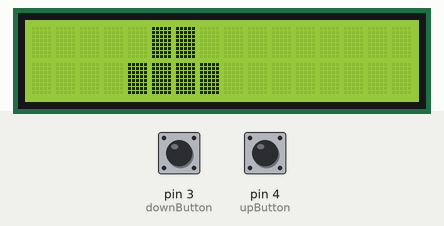
This sketch was run on a simulated Arduino Uno, built with avr-gcc and run on an emulated ATmega328P. Parts: 16×2 character LCD. The test bench sets the inputs (shaded band); at power-on: pin 3 (downButton) HIGH, pin 4 (upButton) LOW. The local clock reads 2024-03-15 10:24:30 at power-on unless the sketch sets it; what the sketch prints to the serial monitor is not drawn.

Above: at 1.3 s.
1.4 s: pin 3 (downButton) pulled LOW for 3.2 s
At 5.7 s:
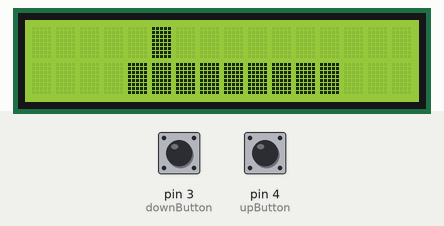
6.1 s: pin 3 (downButton) pulled LOW for 0.75 s
At 7.2 s:
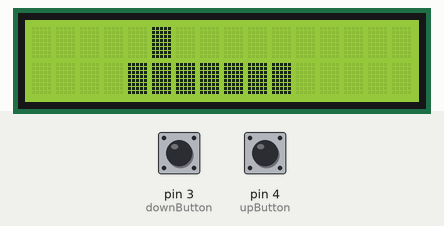
8.3 s: pin 3 (downButton) pulled LOW for 1 s
At 9.0 s:
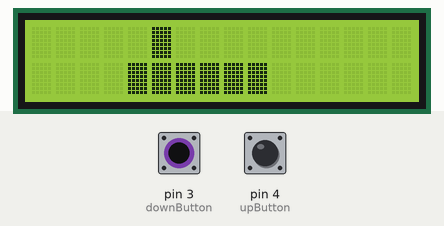
10.8 s: pin 3 (downButton) pulled LOW for 3.2 s
At 14.7 s:
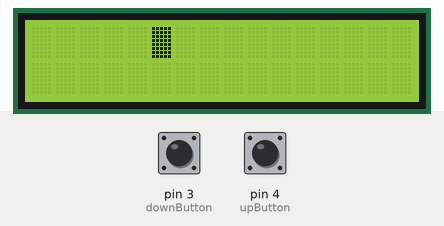
Timing chart, 0 to 16.2 s (numbered marks = the images above; inputs shaded):
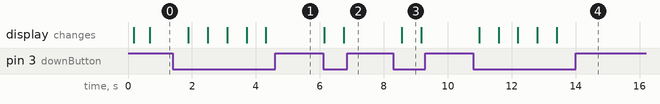

The sketch:

lcd_buttons.ino
```cpp
/*
 * Connections
 * connect SDA of the RTC with A4
 * connect SCL of the RTC with A5
 */

#include <LiquidCrystal.h>
#include <Wire.h>
#include <RtcDS1307.h>
#include <DS1307RTC.h>
RtcDS1307<TwoWire> Rtc(Wire);

unsigned min_dig1;
unsigned min_dig2;

//initalize buttons
const int downButton = 3;
const int upButton = 4;
int downState = 0;
int upState = 0;

//RTC
int varMin = 0;
int varHr = 0;
int varSec = 0;
int vardd = 0;
int varmm = 0;
int varyy = 0;
int hours = 0;
int Minutes = 0;

// for the 16x2 LCD
#define rs A0
#define en A1
#define d4 6
#define d5 7
#define d6 8
#define d7 9

// initialize the library with the numbers of the interface pins
LiquidCrystal lcd(rs, en, d4, d5, d6, d7);

void setup ()
{   //setup buttons
    pinMode(downButton, INPUT);
    pinMode(upButton, INPUT);

    //setup lcd
    lcd.begin(16, 2);

    //setup rtc
    Serial.begin(57600);

    Serial.print("compiled: ");
    Serial.print(__DATE__);
    Serial.println(__TIME__);

    Rtc.Begin();
    delay(100);
    RtcDateTime compiled = RtcDateTime(__DATE__, __TIME__);
    printDateTime(compiled);
    Serial.println();

    if (!Rtc.IsDateTimeValid())
    {
        if (Rtc.LastError() != 0)
        {
            Serial.print("RTC communications error = ");
            Serial.println(Rtc.LastError());
        }
        else
        {
            Serial.println("RTC lost confidence in the DateTime!");
            Rtc.SetDateTime(compiled);
        }
    }

    if (!Rtc.GetIsRunning())
    {
        Serial.println("RTC was not actively running, starting now");
        Rtc.SetIsRunning(true);
    }

    RtcDateTime now = Rtc.GetDateTime();
    if (now < compiled)
    {
        Serial.println("RTC is older than compile time!  (Updating DateTime)");
        Rtc.SetDateTime(compiled);
    }
    else if (now > compiled)
    {
        Serial.println("RTC is newer than compile time. (this is expected)");
    }
    else if (now == compiled)
    {
        Serial.println("RTC is the same as compile time! (not expected but all is fine)");
    }

    //clear RTC
    Rtc.SetSquareWavePin(DS1307SquareWaveOut_Low);
}

void loop ()
{
    delay(500);
    if (!Rtc.IsDateTimeValid())
    {
        if (Rtc.LastError() != 0)
        {
            Serial.print("RTC communications error = ");
            Serial.println(Rtc.LastError());
        }
        else
        {
            Serial.println("RTC lost confidence in the DateTime!");
        }
    }

    RtcDateTime now = Rtc.GetDateTime();

    printDateTime(now);
    Serial.println();

    delay(100);
}

#define countof(a) (sizeof(a) / sizeof(a[0]))

void printDateTime(const RtcDateTime& dt)
{
    char datestring[20];
    String meridiem = " am";
    snprintf_P(datestring,
            countof(datestring),
            PSTR("%02u/%02u/%04u %02u:%02u:%02u"),
            varmm = dt.Month(),
            vardd = dt.Day(),
            varyy = dt.Year(),
            varHr = dt.Hour(),
            varMin = dt.Minute(),
            varSec = dt.Second() );
    Serial.print(datestring);
    Serial.print(meridiem);
    Serial.print(" ");

  downState = digitalRead(downButton);
  upState = digitalRead(upButton);
  Serial.println(downState);

  if (downState == LOW){
        Serial.println("down button pressed");
        varHr = dt.Hour();
        varMin = dt.Minute();
        varSec = dt.Second();
        vardd = dt.Day();
        varmm = dt.Month();
        varyy = dt.Year();
        varMin--;   //subtract one minute from the current tine
        RtcDateTime dateTime(varyy, varmm, vardd, varHr, varMin, varSec);
        Rtc.SetDateTime(dateTime);
  }
    lcd.clear();
    Minutes = varMin;
    min_dig1 = (Minutes/10U)%10;
    min_dig2 = (Minutes/1U)%10;

    lcd.setCursor(5,0);
    for (int i = 1; i <= min_dig1; i++){
      lcd.print(char(255));
    }
    lcd.setCursor(4,1);
        for (int i = 1; i <= min_dig2; i++){
      lcd.print(char(255));
    }
    delay(0);
}
```

Measured:
- after the input at 1.4 s, the display: first changes after 0.49 s (image 1 shows a later state)
- after the input at 6.1 s, the display: first changes at once (image 2 shows a later state)
- after the input at 8.3 s, the display: changes after 0.26 s (image 3)
- after the input at 10.8 s, the display: first changes after 0.18 s (image 4 shows a later state)
- what the display in image 3 shows lasts 0.6 s, from 8.6 s to 9.2 s
